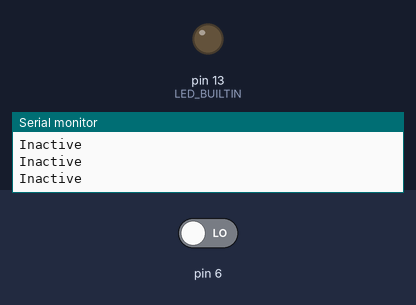
Bench run of a sketch on a simulated Arduino Uno, built with avr-gcc and run on an emulated ATmega328P. Parts: output pins drawn as LEDs (lit = HIGH), the last lines printed to the serial monitor. Inputs (shaded band) come from the test bench; at power-on: pin 6 LOW.

Above: at 2.8 s.
2.9 s: pin 6 driven HIGH
At 3.9 s:
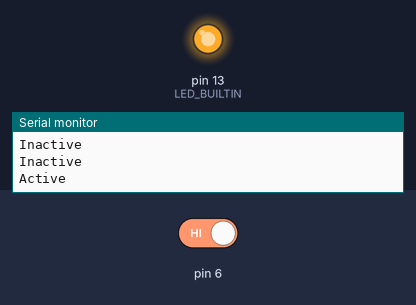
4.5 s: pin 6 driven LOW
At 5.4 s:
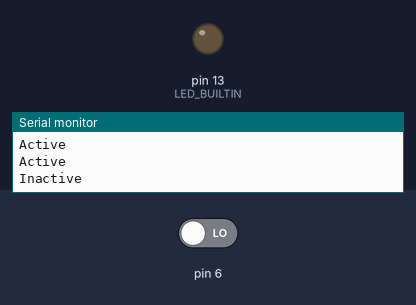
Timing chart, 0 to 7.5 s (numbered marks = the images above; inputs shaded):
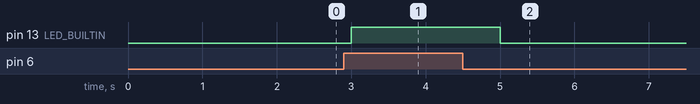

Measured:
- after the input at 2.9 s, pin 13 (LED_BUILTIN): LOW → HIGH after 0.10 s
- after the input at 4.5 s, pin 13 (LED_BUILTIN): HIGH → LOW after 0.50 s

The sketch:

HCSR505motion.ino
```cpp
void setup() {
  // put your setup code here, to run once:
  Serial.begin(9600);
  pinMode(6, INPUT);
  pinMode(LED_BUILTIN, OUTPUT);
}

void loop() {
  // put your main code here, to run repeatedly:
  if (digitalRead(6) == HIGH) {
    Serial.println("Active");
    digitalWrite(LED_BUILTIN, HIGH);
  }
  else {
    Serial.println("Inactive");
    digitalWrite(LED_BUILTIN, LOW);
  }
  delay(1000);
}
```
